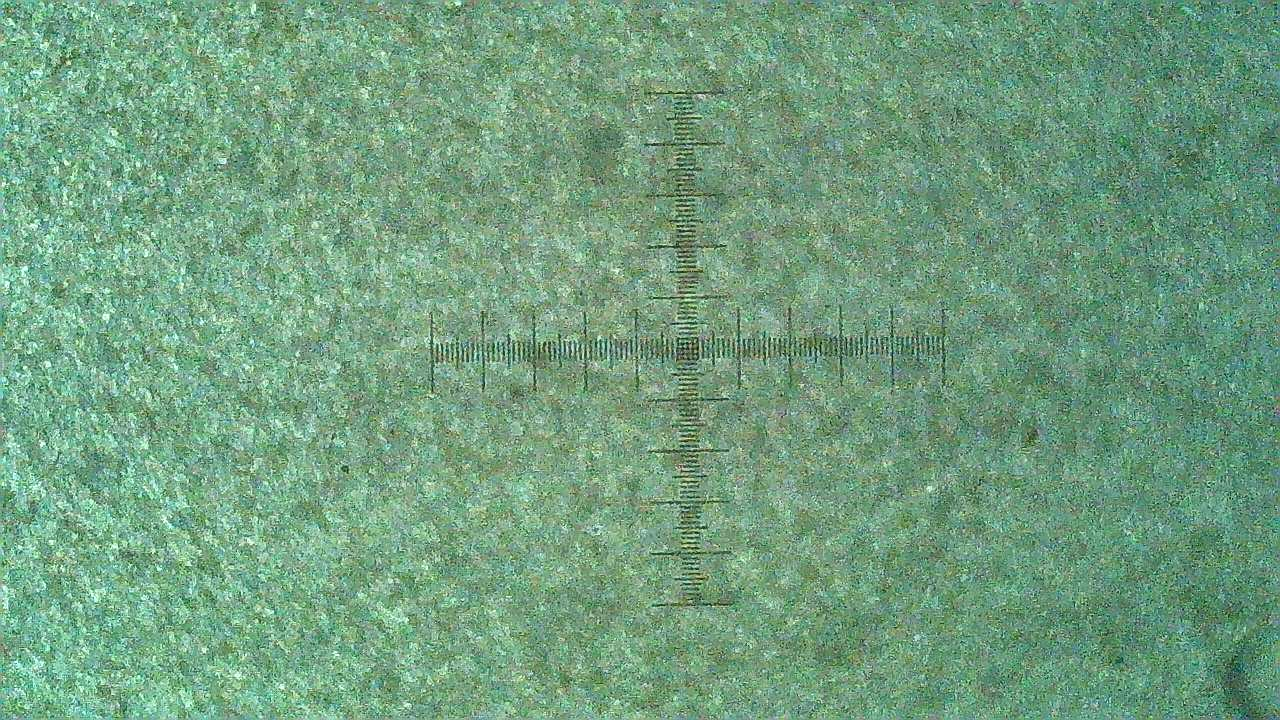
#> input picture Data Y-Achse 1/WIN_20241028_12_47_43_Pro.jpg, 1280 x 720 px; its folder holds 4 pictures in this run
$ python 'Gaussian_Filter_and_Fit_with_find color center.py'
#> lines starting #> are read from the running program, lines starting #| are printed output that depends on the picture
import numpy as np
from PIL import Image
import matplotlib.pyplot as plt
from scipy.ndimage import gaussian_filter
from scipy.optimize import curve_fit
from matplotlib.patches import Circle
from matplotlib.lines import Line2D
from matplotlib.colors import rgb_to_hsv
import os

from skimage import io, color, filters, measure

def find_color_center(image_path, target_hex_color):
    # Load the image
    image = io.imread(image_path)

    # Remove alpha channel if present
    if image.shape[-1] == 4:
        image = image[..., :3]

    # Convert the target color from hex to normalized RGB and then to HSV
    target_rgb = np.array([int(target_hex_color[i:i+2], 16) for i in (0, 2, 4)]) / 255.0
    target_hsv = rgb_to_hsv(target_rgb.reshape(1, 1, 3)).squeeze()

    # Convert the image to HSV color space
    image_hsv = color.rgb2hsv(image)

    # Define thresholds for color matching
    hue_threshold = 0.05
    sat_threshold = 0.2
    val_threshold = 0.2

    # Identify pixels within the specified HSV thresholds
    color_match = (
        (np.abs(image_hsv[..., 0] - target_hsv[0]) < hue_threshold) &
        (np.abs(image_hsv[..., 1] - target_hsv[1]) < sat_threshold) &
        (np.abs(image_hsv[..., 2] - target_hsv[2]) < val_threshold)
    )

    # Label the regions in the color match mask
    labeled_color_match = measure.label(color_match)
    color_regions = measure.regionprops(labeled_color_match)

    # Find the largest region with the matching color and get its centroid
    if color_regions:
        largest_color_region = max(color_regions, key=lambda r: r.area)
        center_y, center_x = largest_color_region.centroid
        minr, minc, maxr, maxc = largest_color_region.bbox
        return center_x,center_y
    else:
        return 0,0
        #print("No matching region found.")
        #return

def gaussian_2d(coords, x0, y0, x_sigma, y_sigma, amplitude):
    """2D Gaussian function for fitting."""
    x, y = coords
    return amplitude * np.exp(-((x - x0) ** 2 / (2 * x_sigma ** 2) + (y - y0) ** 2 / (2 * y_sigma ** 2))).ravel()

def plot_gaussian_2d(x, y, x0, y0, xalpha, yalpha, A):
    """Calculate Amplitude of Gaussian Point."""
    return A * np.exp(-((x-x0)**2/(2*xalpha**2) + (y-y0)**2/(2*yalpha**2)))

def g_surface(filtered_image, gaussian_param):
    """Calculate Gaussian Surface."""
    x0, y0, xalpha, yalpha, A = gaussian_param
    x = np.linspace(0, filtered_image.shape[1]-1, filtered_image.shape[1])
    y = np.linspace(0, filtered_image.shape[0]-1, filtered_image.shape[0])
    x, y = np.meshgrid(x, y)
    gaussian_surface = plot_gaussian_2d(x, y, x0, y0, xalpha, yalpha, A)
    return gaussian_surface

def load_image(path):
    """Load the images and manually convert them to grayscale."""
    image = Image.open(path)
    image_array = np.array(image)
    # Manually converting to grayscale using the luminosity method
    grayscale_array = 0.2989 * image_array[:,:,0] + 0.5870 * image_array[:,:,1] + 0.1140 * image_array[:,:,2]
    return grayscale_array

def average_images(image1_gray,image2_gray,image3_gray):
    """Average the images."""
    average_image_gray = (image1_gray + image2_gray + image3_gray) / 3
    return average_image_gray

def filter_image(gray_array):
    """Apply Gaussian Filter."""
    filtered_image_gray = gaussian_filter(gray_array, sigma=20)
    return filtered_image_gray

def filter_noise(data, threshold):
    """Filter out noise by setting values below a certain threshold to zero."""
    return np.where(data < threshold, 0, data)

def fit_gaussian(data,x_i,y_i):
    """Fit a 2D Gaussian to the image data."""
    # Grid of x, y points
    x = np.linspace(0, data.shape[1]-1, data.shape[1])
    y = np.linspace(0, data.shape[0]-1, data.shape[0])
    x, y = np.meshgrid(x, y)
    # Initial guess for the parameters: [x0, y0, sigma_x, sigma_y, amplitude]
    initial_guess = (x_i,y_i, 50, 50, np.max(data))
    # Perform the curve fitting
    params, pcov = curve_fit(gaussian_2d, (x, y), data.ravel(), p0=initial_guess)
    # Predict the data using the fitted parameters
    fitted_data = gaussian_2d((x, y), *params)
    # Degrees of freedom (number of data points minus number of parameters)
    dof = len(y)*len(x) - len(params)
    # Calculate the residual sum of squares (RSS)
    residuals = data.ravel() - fitted_data
    rss = np.sum(residuals**2)
    #r_squared = 1 - (np.sum(residuals**2) / np.sum((ydata - np.mean(ydata))**2))
    chi_squared_red = rss / dof
    return params,chi_squared_red

def plot_grid(ax):
    """Plots Circle and Lines."""
    ax.add_artist(Circle((632, 362),250,color='green',fill =False))
    ax.add_artist(Circle((632, 362),200,color='green',fill =False))
    ax.add_artist(Circle((632, 362),150,color='green',fill =False))
    ax.add_artist(Circle((632, 362),100,color='green',fill =False))
    ax.add_artist(Circle((632, 362),50,color='green',fill =False))
    ax.add_artist(Line2D((379,885),(362,362)))
    ax.add_artist(Line2D((632,632),(109,615)))
    for i in range(0,45):
        ax.add_artist(Line2D((382+5*i,382+5*i),(355,370),color='green'))
    for i in range(0,45):
        ax.add_artist(Line2D((657+5*i,657+5*i),(355,370),color='green'))
    for i in range(0,45):
        ax.add_artist(Line2D((625,639),(387+5*i,387+5*i),color='green'))
    for i in range(0,45):
       ax.add_artist(Line2D((625,639),(337-5*i,337-5*i),color='green'))
    for i in range(0,10):
        ax.add_artist(Line2D((382+25*i,382+25*i),(350,375),color='green'))
    for i in range(0,10):
        ax.add_artist(Line2D((657+25*i,657+25*i),(350,375),color='green'))
    for i in range(0,10):
        ax.add_artist(Line2D((620,644),(337-25*i,337-25*i),color='green'))
    for i in range(0,10):
        ax.add_artist(Line2D((620,644),(387+25*i,387+25*i),color='green'))

def plot_result(img,data, x0, y0,i,chi):
    """Plot the result with the Gaussian center marked."""
    fig, ax = plt.subplots(figsize=(10,8))
    ax.imshow(data, cmap='gray',alpha = 0.5)
    ax.imshow(img, cmap='Reds',alpha = 0.5)
    ax.set_title('Filtered Laser Center (%3.3f, %3.3f) at Position %d mm with Chi %d' %((x0-632)/5,(-y0+362)/5,50*i/3,chi))
    ax.scatter(x0, y0, color='red', s=5, label='Gaussian Center')
    plot_grid(ax)
    plt.savefig('Y-Achse %d.png'%i)
    plt.close(fig)
    #plt.show()

def prep_plot(filtered_mean, gaussian_surface,x0,y0,A):
    """Prepare Plot."""
    fig = plt.figure(figsize=(10, 7))
    ax = fig.add_subplot(111, projection='3d')
    x = np.arange(filtered_mean.shape[1])
    y = np.arange(filtered_mean.shape[0])
    X, Y = np.meshgrid(x, y)
    ax.plot_surface(X, Y, filtered_mean, cmap='turbo', alpha=0.5)
    ax.plot_surface(X, Y, gaussian_surface, cmap='viridis')
    ax.scatter(x0,y0,A, color = 'green', s = 50)

    print(x0,y0)

def main():
    Data = os.listdir('Data Y-Achse 1')
    y_result = []
    z_result = []
    for i in range(0,len(Data),3):
    #for i in range(0,9,3):
        file_path1 = os.path.join("Data Y-Achse 1",Data[i])
        file_path2 = os.path.join("Data Y-Achse 1",Data[i+1])
        file_path3 = os.path.join("Data Y-Achse 1",Data[i+2])

        gray_array1 = load_image(file_path1)
#> in load_image, image is the input picture: PIL image 1280x720 RGB; mean R, G, B 113.6, 158.6, 127.4
        gray_array2 = load_image(file_path2)
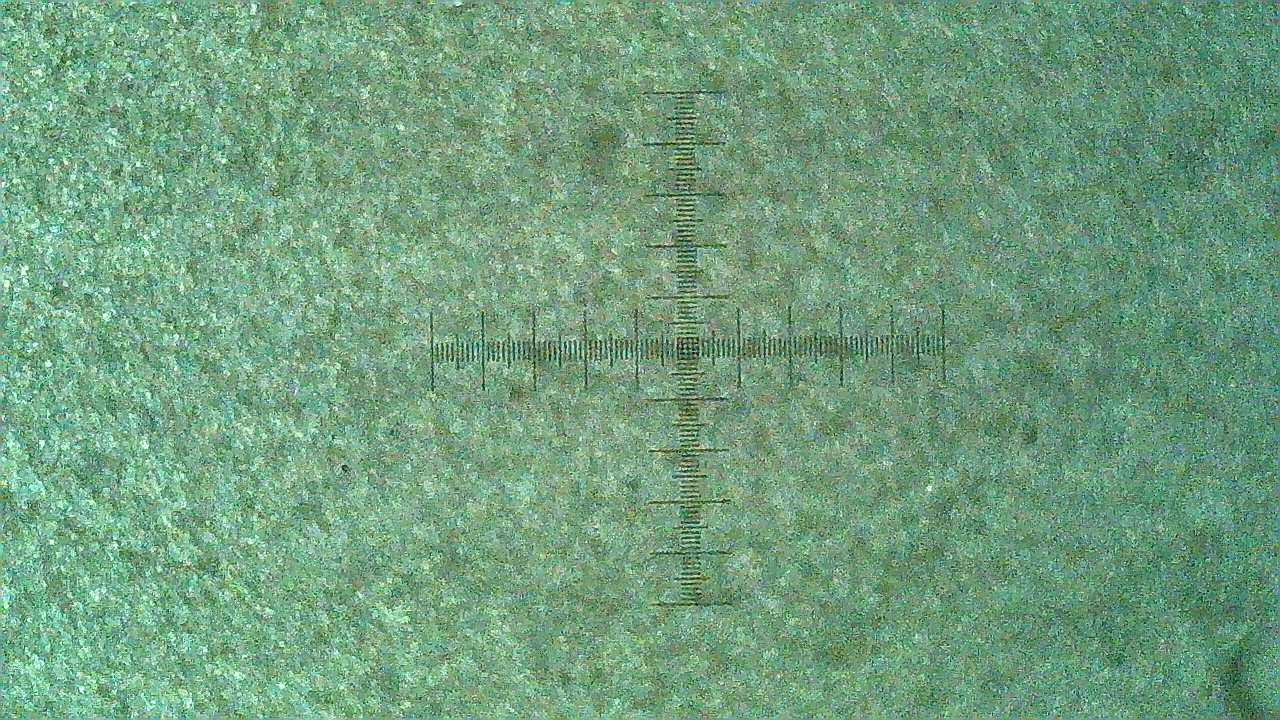
#> input picture Data Y-Achse 1/WIN_20241028_12_48_11_Pro.jpg, 1280 x 720 px
#> in load_image, image is the input picture: PIL image 1280x720 RGB; mean R, G, B 113.3, 158.4, 126.6
        gray_array3 = load_image(file_path3)
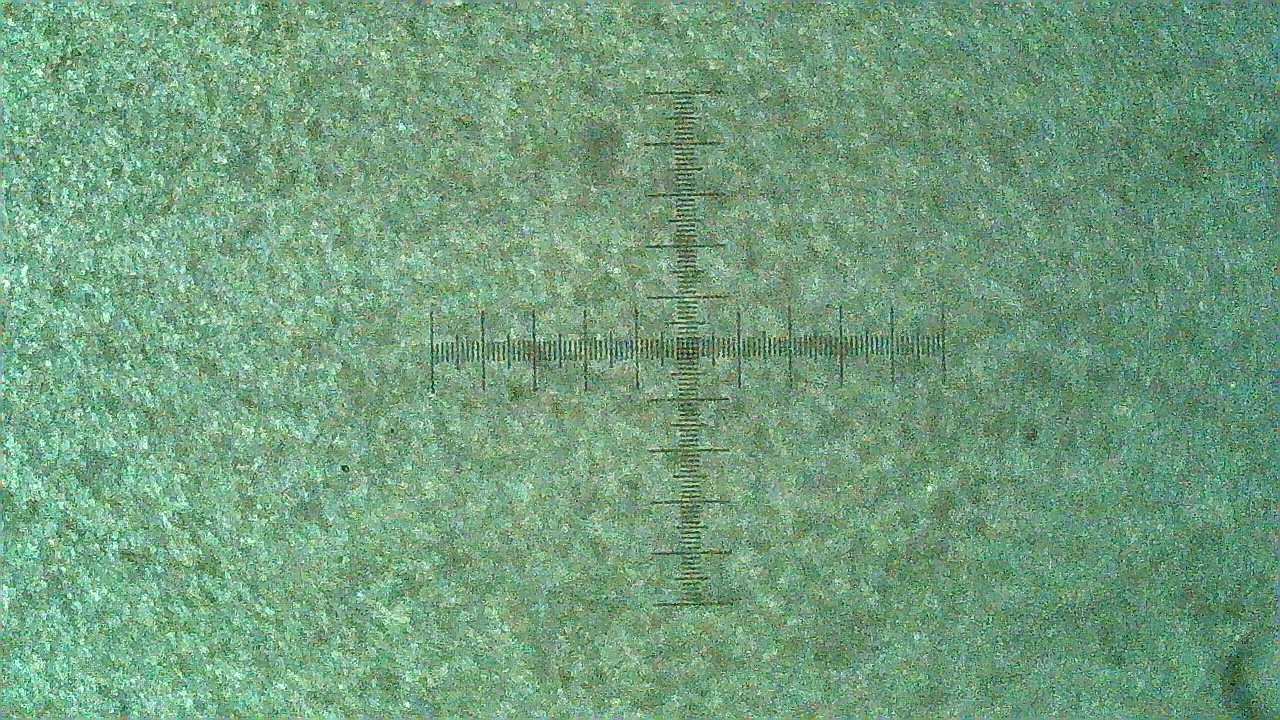
#> input picture Data Y-Achse 1/WIN_20241028_12_48_12_Pro.jpg, 1280 x 720 px
#> in load_image, image is the input picture: PIL image 1280x720 RGB; mean R, G, B 113.4, 158.3, 126.5

        init_guess = find_color_center(file_path1,'DFFFF2')
#> in find_color_center, `image_hsv = color.rgb2hsv(image)`: image_hsv: shape (720, 1280, 3) float64; mean of channels 0, 1, 2 0.38, 0.299, 0.622
#> in find_color_center, `color_match = ( (np.abs(image_hsv[..., 0] - target_hsv[0]) < hue_thres..`: color_match: shape (720, 1280) bool; 4.6% white in thin lines or dots
#> in find_color_center, `labeled_color_match = measure.label(color_match)`:
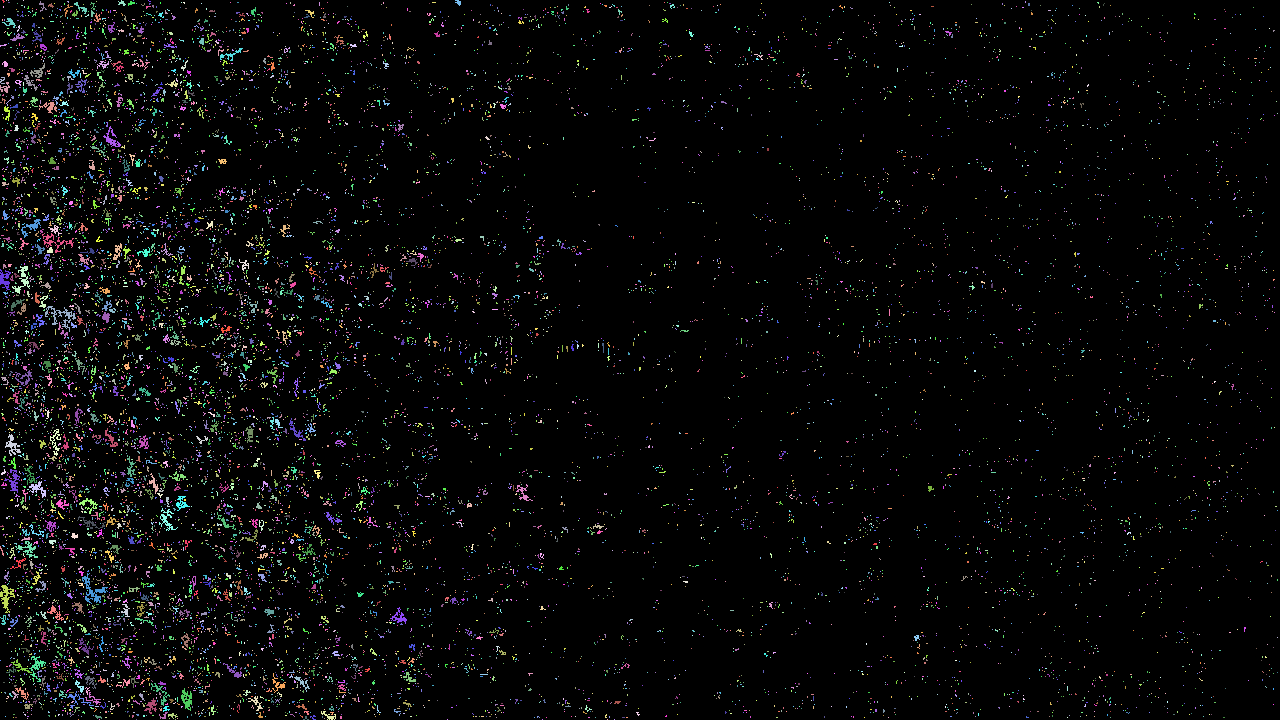
#> labeled_color_match: shape (720, 1280) int32; 11558 distinct labels, from 0 to 11557; one colour per label, 0 black
#> in find_color_center, `color_regions = measure.regionprops(labeled_color_match)`: color_regions = 11557 regions
#> in find_color_center, `center_y, center_x = largest_color_region.centroid`: center_y = 590.4; center_x = 92.53
#> in find_color_center, `minr, minc, maxr, maxc = largest_color_region.bbox`: minr = 573; minc = 82; maxr = 604; maxc = 108
#> init_guess = (92.53, 590.4)

        mean_gray_array = average_images(gray_array1,gray_array2,gray_array3)
        filtered_mean = filter_image(mean_gray_array)

        plt.imsave('Intermediat.png',filtered_mean)
        img = Image.open('Intermediat.png')
        arr =  np.array(img.convert('L'))

        noise_threshold = 200  # Define the noise threshold
        filtered_image = filter_noise(arr, noise_threshold)
        gaussian_param,chi = fit_gaussian(filtered_image,init_guess[0],init_guess[1])
#> in fit_gaussian, `initial_guess = (x_i,y_i, 50, 50, np.max(data))`: initial_guess = (92.53, 590.4, 50, 50, 215)
#> in fit_gaussian, `params, pcov = curve_fit(gaussian_2d, (x, y), data.ravel(), p0=initial..`: params = [112.8, 504.7, 18.01, -33.66, -3.62e-13]; pcov = [[217853819.5, -0.00124, -10.1, 0.0257, -0.000272], [-0.00124, 760731274.2, 0.0354, 85.34, -0.00122], [-10.1, 0.0354, 217853820.4, -0.187, 2916.2], [0.0257, 85.34, -0.187, 760731274.1, -5449.4], [-0.000272, -0.00122, 2916.2, -5449.4, 0.156]]
#> in gaussian_2d (call 38), `x, y = coords`:
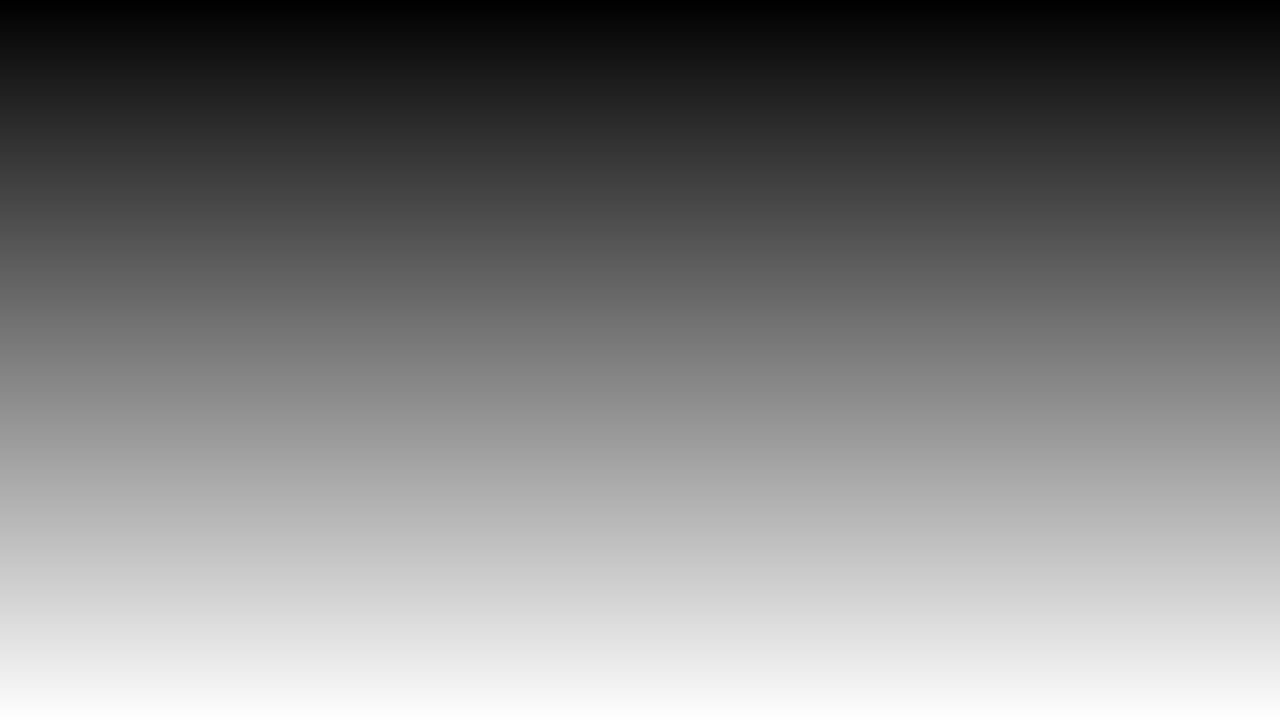
#> y: shape (720, 1280) float64; min 0, max 719, mean 359.5; drawn with min black and max white
#> in fit_gaussian, `dof = len(y)*len(x) - len(params)`: dof = 518395
#> in fit_gaussian, `rss = np.sum(residuals**2)`: rss = 137050551
#> in fit_gaussian, `chi_squared_red = rss / dof`: chi_squared_red = 264.4
#> gaussian_param = [112.8, 504.7, 18.01, -33.66, -3.62e-13]; chi = 264.4
        gaussian_surface = g_surface(filtered_image, gaussian_param)
#> in g_surface, `x0, y0, xalpha, yalpha, A = gaussian_param`: x0 = 112.8; y0 = 504.7; xalpha = 18.01; yalpha = -33.66; A = -3.62e-13

    #prep_plot(filtered_mean, gaussian_surface,gaussian_param[0],gaussian_param[1],gaussian_param[-1])
    #plt.show()
        y_result.append(gaussian_param[0])
        z_result.append(gaussian_param[1])
        plot_result(img,filtered_image,gaussian_param[0],gaussian_param[1],i,chi)
#> in plot_result, `plt.savefig('Y-Achse %d.png'%i)`:
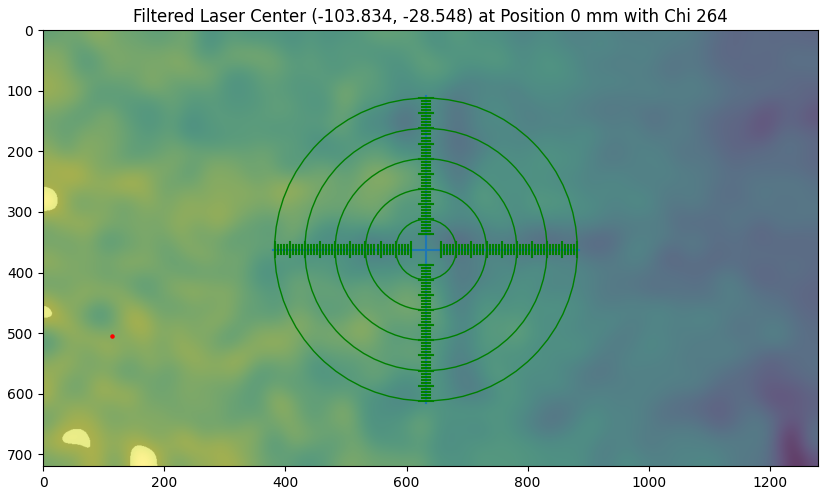
#> figure drawn by matplotlib, 1 panel
    print(y_result,z_result)

    with open('Y-Achse X-Data','w') as file:
        for item in y_result:
            file.write(f"{item}\n")

    with open('Y-Achse Z-Data','w') as file:
        for item in z_result:
            file.write(f"{item}\n")

if __name__ == "__main__":
#> (the run stopped early here; a loop or call above may not have finished)
